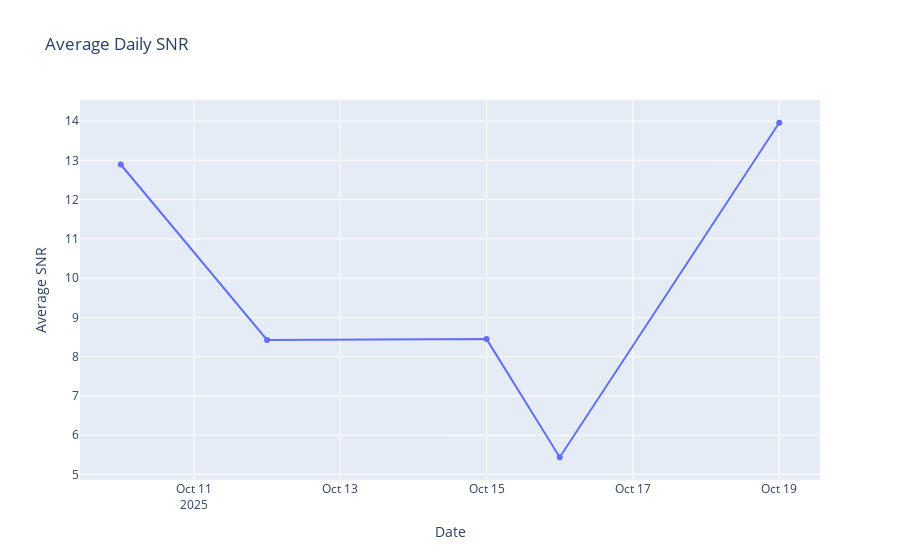

The notebook cell this image was saved under:
### Code cell
import pandas as pd
import numpy as np
import random
import plotly.graph_objects as go

# Function to generate random timestamps and SNR values
def generate_fake_data(start_date, end_date, num_entries):
    date_range = pd.date_range(start_date, end_date, freq='H').to_list()
    fake_data = []

    for _ in range(num_entries):
        snr_time = random.choice(date_range)
        snr_avg = random.uniform(5, 15)  # Generating random SNR values between 5 and 15
        fake_data.append((snr_time, snr_avg))

    return fake_data

# Generate fake data
start_date = "2025-10-10"
end_date = "2025-10-20"
num_entries = 10
fake_data = generate_fake_data(start_date, end_date, num_entries)

# Create a DataFrame
df = pd.DataFrame(fake_data, columns=['SNR_Time', 'SNR_Avg'])

# Convert SNR_Time to datetime and extract the date
df['SNR_Time'] = pd.to_datetime(df['SNR_Time'])
df['Date'] = df['SNR_Time'].dt.date

# Group by date and calculate the average SNR
daily_avg_snr = df.groupby('Date')['SNR_Avg'].mean().reset_index()

# Create a plot
fig = go.Figure([go.Scatter(x=daily_avg_snr['Date'], y=daily_avg_snr['SNR_Avg'], mode='lines+markers')])
fig.update_layout(title='Average Daily SNR', xaxis_title='Date', yaxis_title='Average SNR')
fig.show()

### Figure 1 — Plotly figure (JSON) as saved in the notebook; plotly's stock layout.template omitted (floating-point values rounded to 4 significant figures)
{"data": [{"mode": "lines+markers", "type": "scatter", "x": ["2025-10-10", "2025-10-12", "2025-10-15", "2025-10-16", "2025-10-19"], "y": [12.89, 8.425, 8.447, 5.439, 13.96]}], "layout": {"title": {"text": "Average Daily SNR"}, "xaxis": {"title": {"text": "Date"}}, "yaxis": {"title": {"text": "Average SNR"}}}}
